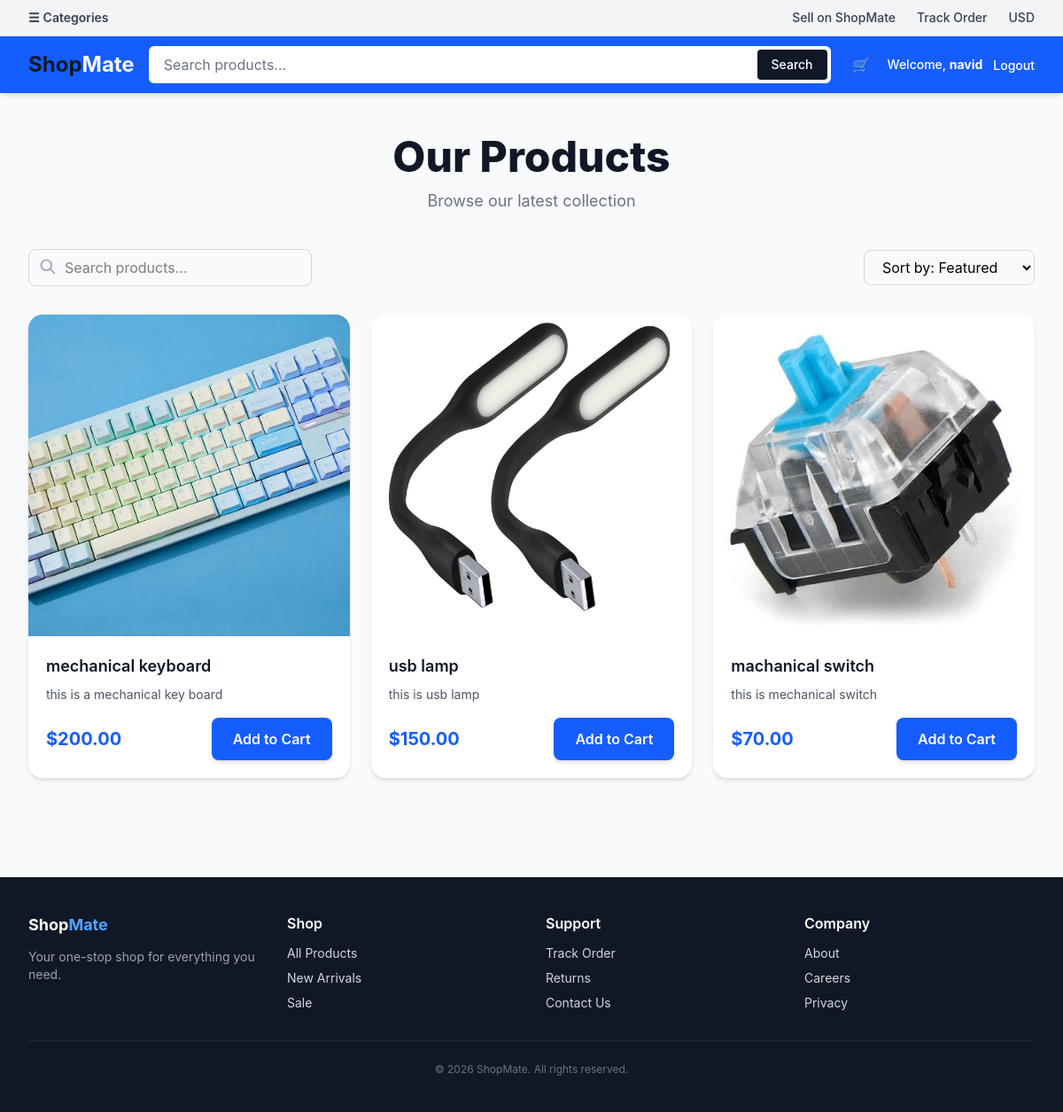
The app's page /ecom/ (signed in) with its own data.
### ecom/models.py (models this page shows, shortened)
class Product(models.Model):
    name = models.CharField(max_length=200)
    price = models.FloatField()
    description = models.TextField()
    image = models.ImageField(upload_to='Ecom/images')
    slug = models.SlugField(unique=True, blank=True)
    stock = models.IntegerField()
    active = models.BooleanField()

### ecom/views.py (the view)
# urls.py: path('',views.index,name='index'),
def index (request):
    products = Product.objects.all()
    context = {'products':products}
    return render(request,'ecom/index.html',context)

### cart/cart.py (called while the page is built)
    def __len__(self):
        return sum(int(item['qty']) for item in self.cart.values())

### cart/context_processors.py (called while the page is built)
def cart_context(request):
    return {'cart': Cart(request)}

### ecom/templates/ecom/index.html (shortened to what this page needs)
{% extends 'ecom/base.html' %}
{% block body %}
    <div class="page-wrapper">
        <div class="page-container">
            <div class="page-header">
                <h1 class="page-title">Our Products</h1>
                <p class="page-subtitle">Browse our latest collection</p>
            </div>
            <div class="filter-row">
                <div class="search-wrapper">
                    <input type="text" placeholder="Search products..." class="input-with-icon">
                    <svg class="search-icon" fill="none" stroke="currentColor" viewBox="0 0 24 24">
                        <path stroke-linecap="round" stroke-linejoin="round" stroke-width="2"
                              d="M21 21l-6-6m2-5a7 7 0 11-14 0 7 7 0 0114 0z"/>
                    </svg>
                </div>
                <select class="select">
                    <option>Sort by: Featured</option>
                </select>
            </div>
            {% if products %}
                <div class="product-grid">
                    {% for item in products %}
                        <div class="product-card">
                            <span class="badge-sale">SALE</span>
                            <div class="product-card__image-wrapper">
                                <a href="{% url 'ecom:detail' item.slug %}"><img src="{{ item.image.url }}"
                                                                                 alt="{{ item.name }}"
                                                                                 class="product-card__image"></a>
                            </div>
                            <div class="product-card__body">
                                <a href="{% url 'ecom:detail' item.slug %}"><h2
                                        class="product-card__name">{{ item.name }}</h2></a>
                                <p class="product-card__description">{{ item.description }}</p>
                                <div class="product-card__footer">
                        <span class="product-card__price">
                            ${{ item.price|floatformat:2 }}
                        </span>
                                    <a href="{% url 'ecom:detail' item.slug %}" class="btn-primary">
                                        Add to Cart
                                    </a>
                                </div>
                            </div>
                        </div>
                    {% endfor %}
                </div>
            {% endif %}
        </div>
    </div>
{% endblock body %}

### ecom/templates/ecom/base.html (shortened to what this page needs)
{% load tailwind_tags %}
<!doctype html>
<html lang="en">
<head>
    {% tailwind_css %}
</head>
<body class="bg-gray-50 min-h-screen flex flex-col">
<div class="topbar">
    <div class="topbar__inner">
        <div class="topbar__left">
            <button class="topbar__menu" type="button">
                <span>☰</span>
                <span>Categories</span>
            </button>
        </div>
        <div class="topbar__links">
            <a href="#" class="topbar__link">Sell on ShopMate</a>
            <a href="#" class="topbar__link">Track Order</a>
            <a href="#" class="topbar__link">USD</a>
        </div>
    </div>
</div>
<header class="header">
    <div class="header__inner">
        <div class="header__row">
            <a href="{% url 'ecom:index' %}" class="header__logo">
                Shop<span class="header__logo-accent">Mate</span>
            </a>
            <div class="header__search">
                <form action="#" method="get" class="header__search-form">
                    <input
                            type="text"
                            name="q"
                            placeholder="Search products..."
                            class="header__search-input"
                    />
                    <button type="submit" class="header__search-btn">
                        Search
                    </button>
                </form>
            </div>
            <div class="header__actions">
                <a href="{% url 'cart:cartOverview' %}" class="header__icon-btn" aria-label="Cart">
                    <span class="header__icon">🛒</span>
                </a>
                {% if user.is_authenticated %}
                    <a href="{% url 'users:profile' %}"
                       class="text-white text-sm font-medium hover:text-gray-200 transition">
                        Welcome, <strong>{{ user.username }}</strong>
                    </a>
                    <form method="post" action="{% url 'users:logout' %}" class="inline">
                        <button type="submit"
                                class="text-white text-sm font-medium hover:text-gray-200 transition">
                            Logout
                        </button>
                    </form>
                {% endif %}
            </div>
        </div>
    </div>
</header>
<main class="flex-1">
    {% block body %}{% endblock %}
</main>
<footer class="bg-gray-900 text-gray-300 mt-16">
    <div class="max-w-7xl mx-auto px-4 sm:px-6 lg:px-8 py-10">
        <div class="grid grid-cols-1 md:grid-cols-4 gap-8">
            <div>
                <h3 class="text-white text-lg font-bold mb-3">
                    Shop<span class="text-blue-400">Mate</span>
                </h3>
                <p class="text-sm text-gray-400">
                    Your one-stop shop for everything you need.
                </p>
            </div>
            <div>
                <h4 class="text-white font-semibold mb-3">Shop</h4>
                <ul class="space-y-2 text-sm">
                    <li><a href="{% url 'ecom:index' %}" class="hover:text-white transition">All Products</a></li>
                    <li><a href="#" class="hover:text-white transition">New Arrivals</a></li>
                    <li><a href="#" class="hover:text-white transition">Sale</a></li>
                </ul>
            </div>
            <div>
                <h4 class="text-white font-semibold mb-3">Support</h4>
                <ul class="space-y-2 text-sm">
                    <li><a href="#" class="hover:text-white transition">Track Order</a></li>
                    <li><a href="#" class="hover:text-white transition">Returns</a></li>
                    <li><a href="#" class="hover:text-white transition">Contact Us</a></li>
                </ul>
            </div>
            <div>
                <h4 class="text-white font-semibold mb-3">Company</h4>
                <ul class="space-y-2 text-sm">
                    <li><a href="#" class="hover:text-white transition">About</a></li>
                    <li><a href="#" class="hover:text-white transition">Careers</a></li>
                    <li><a href="#" class="hover:text-white transition">Privacy</a></li>
                </ul>
            </div>
        </div>
        <div class="mt-8 pt-6 border-t border-gray-800 text-center text-xs text-gray-500">
            &copy; {% now "Y" %} ShopMate. All rights reserved.
        </div>
    </div>
</footer>
</body>
</html>

### records on screen
Product: image (picture), name "mechanical keyboard", description "this is a mechanical key board", price "200.00"
Product: image (picture), name "usb lamp", description "this is usb lamp", price "150.00"
Product: image (picture), name "machanical switch", description "this is mechanical switch", price "70.00"

### other values on screen
{{ user.username }} "navid"
